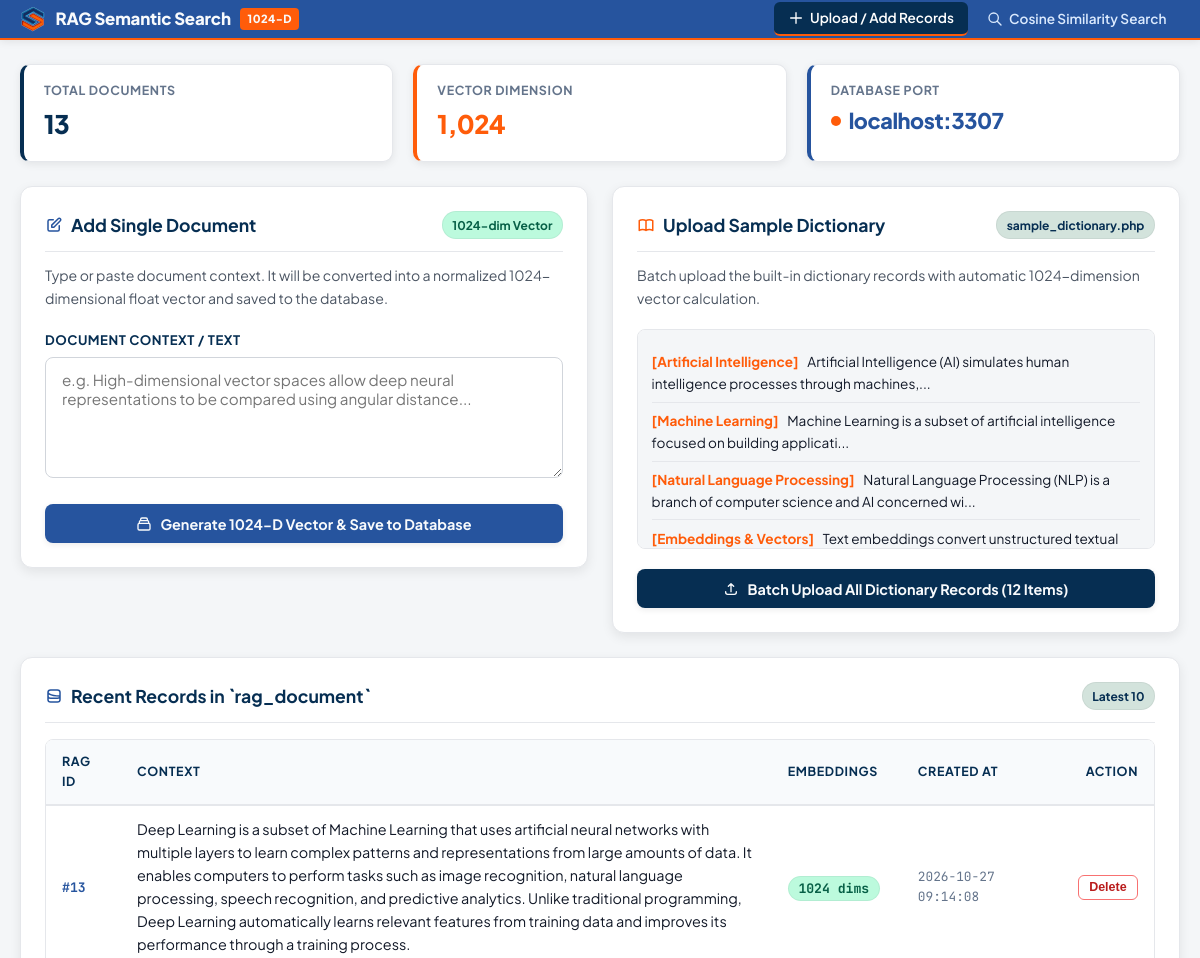
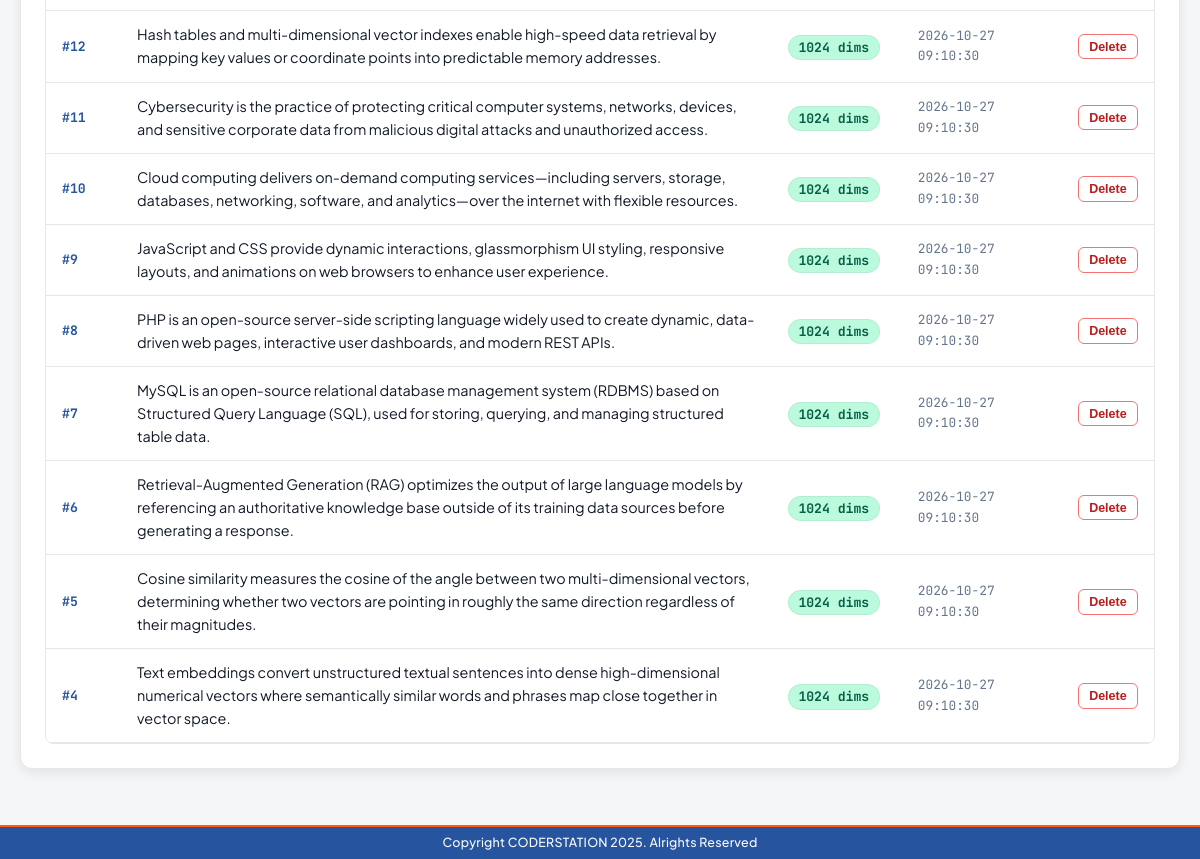
/upload.php, run on the app's committed database (2 pictures, top to bottom).
### tables this page shows
CREATE TABLE `rag_document`  (
  `rag_id` int(0) NOT NULL AUTO_INCREMENT,
  `context` text NOT NULL,
  `embeddings` longtext NOT NULL,
  `created_at` timestamp(0) NULL DEFAULT CURRENT_TIMESTAMP(0),
  PRIMARY KEY (`rag_id`) USING BTREE
);

### upload.php (the view, shortened to what this page needs)
<?php
$pdo = Database::getConnection();
$countStmt = $pdo->query("SELECT COUNT(*) AS total FROM rag_document");
$totalDocs = (int) $countStmt->fetch()['total'];
$listStmt = $pdo->query("SELECT rag_id, context, created_at FROM rag_document ORDER BY rag_id DESC LIMIT 10");
$recentDocs = $listStmt->fetchAll();
?>
<!DOCTYPE html>
<html lang="en">
<head>
</head>
<body>
<header>
    <div class="nav-container">
        <a href="index.php" class="brand">
            <img src="favicon.png" alt="Logo" class="brand-logo">
            <span>RAG Semantic Search</span>
            <span class="brand-tag">1024-D</span>
        </a>
        <nav class="nav-links">
            <a href="upload.php" class="nav-btn active">
                <svg width="16" height="16" fill="none" viewBox="0 0 24 24" stroke="currentColor"><path stroke-linecap="round" stroke-linejoin="round" stroke-width="2" d="M12 4v16m8-8H4"/></svg>
                Upload / Add Records
            </a>
            <a href="search.php" class="nav-btn">
                <svg width="16" height="16" fill="none" viewBox="0 0 24 24" stroke="currentColor"><path stroke-linecap="round" stroke-linejoin="round" stroke-width="2" d="M21 21l-6-6m2-5a7 7 0 11-14 0 7 7 0 0114 0z"/></svg>
                Cosine Similarity Search
            </a>
        </nav>
    </div>
</header>
<main class="main-container">
    <div class="stats-strip">
        <div class="stat-card">
            <div class="stat-lbl">Total Documents</div>
            <div class="stat-val"><?= number_format($totalDocs) ?></div>
        </div>
        <div class="stat-card">
            <div class="stat-lbl">Vector Dimension</div>
            <div class="stat-val" style="color:var(--secondary-color);">1,024</div>
        </div>
        <div class="stat-card">
            <div class="stat-lbl">Database Port</div>
            <div class="stat-val" style="color:var(--button-background); font-size:1.35rem; display:flex; align-items:center; gap:0.5rem;">
                <span style="display:inline-block;width:10px;height:10px;background:var(--secondary-color);border-radius:50%;"></span>
                localhost:3307
            </div>
        </div>
    </div>
    <div class="grid-layout">
        <div class="card">
            <div class="card-header">
                <div class="card-title">
                    <svg width="18" height="18" fill="none" viewBox="0 0 24 24" stroke="var(--button-background)"><path stroke-linecap="round" stroke-linejoin="round" stroke-width="2" d="M11 5H6a2 2 0 00-2 2v11a2 2 0 002 2h11a2 2 0 002-2v-5m-1.414-9.414a2 2 0 112.828 2.828L11.828 15H9v-2.828l8.586-8.586z"/></svg>
                    Add Single Document
                </div>
                <span class="badge-pill badge-active">1024-dim Vector</span>
            </div>
            <p class="card-desc">Type or paste document context. It will be converted into a normalized 1024-dimensional float vector and saved to the database.</p>
            <form action="upload.php" method="POST">
                <div class="form-group">
                    <label for="context">Document Context / Text</label>
                    <textarea id="context" name="context" rows="5" placeholder="e.g. High-dimensional vector spaces allow deep neural representations to be compared using angular distance..." required></textarea>
                </div>
                <button type="submit" class="btn btn-primary" style="width:100%;">
                    <svg width="16" height="16" fill="none" viewBox="0 0 24 24" stroke="currentColor"><path stroke-linecap="round" stroke-linejoin="round" stroke-width="2" d="M19 11H5m14 0a2 2 0 012 2v6a2 2 0 01-2 2H5a2 2 0 01-2-2v-6a2 2 0 012-2m14 0V9a2 2 0 00-2-2M5 11V9a2 2 0 012-2m0 0V5a2 2 0 012-2h6a2 2 0 012 2v2M7 7h10"/></svg>
                    Generate 1024-D Vector & Save to Database
                </button>
            </form>
        </div>
        <div class="card">
            <div class="card-header">
                <div class="card-title">
                    Upload Sample Dictionary
                </div>
                <span class="badge-pill">sample_dictionary.php</span>
            </div>
            <p class="card-desc">Batch upload the built-in dictionary records with automatic 1024-dimension vector calculation.</p>
            <?php $dict = require __DIR__ . '/sample_dictionary.php'; ?>
            <div class="dict-preview-box">
                <?php foreach (array_slice($dict, 0, 5) as $sample): ?>
                    <div class="dict-item">
                        <span class="dict-category">[<?= htmlspecialchars($sample['category']) ?>]</span>
                        <span><?= htmlspecialchars(mb_substr($sample['context'], 0, 85)) ?>...</span>
                    </div>
                <?php endforeach; ?>
            </div>
            <form action="upload.php" method="POST">
                <button type="submit" class="btn btn-secondary" style="width:100%;">
                    <svg width="16" height="16" fill="none" viewBox="0 0 24 24" stroke="currentColor"><path stroke-linecap="round" stroke-linejoin="round" stroke-width="2" d="M4 16v1a3 3 0 003 3h10a3 3 0 003-3v-1m-4-8l-4-4m0 0L8 8m4-4v12"/></svg>
                    Batch Upload All Dictionary Records (<?= count($dict) ?> Items)
                </button>
            </form>
        </div>
    </div>
    <div class="card" style="margin-top: 1.5rem;">
        <div class="card-header">
            <div class="card-title">
                <svg width="18" height="18" fill="none" viewBox="0 0 24 24" stroke="var(--button-background)"><path stroke-linecap="round" stroke-linejoin="round" stroke-width="2" d="M4 7v10c0 2 1.5 3 3.5 3h9c2 0 3.5-1 3.5-3V7M4 7c0-2 1.5-3 3.5-3h9c2 0 3.5 1 3.5 3M4 7s0 5 16 5M4 12c0 2 1.5 3 3.5 3h9c2 0 3.5-1 3.5-3"/></svg>
                Recent Records in `rag_document`
            </div>
            <span class="badge-pill">Latest 10</span>
        </div>
        <?php if (empty($recentDocs)): ?>
            <p style="color:#64748b; text-align:center; padding:2rem 0;">No records found in database yet. Use the upload forms above to add entries.</p>
        <?php else: ?>
            <div class="table-responsive">
                <table>
                    <thead>
                        <tr>
                            <th style="width:75px;">RAG ID</th>
                            <th>Context</th>
                            <th style="width:130px;">Embeddings</th>
                            <th style="width:160px;">Created At</th>
                            <th style="width:85px; text-align:right;">Action</th>
                        </tr>
                    </thead>
                    <tbody>
                        <?php foreach ($recentDocs as $row): ?>
                            <tr>
                                <td class="mono" style="color:var(--button-background); font-weight:700;">#<?= $row['rag_id'] ?></td>
                                <td><?= htmlspecialchars($row['context']) ?></td>
                                <td>
                                    <span class="badge-pill badge-active mono">1024 dims</span>
                                </td>
                                <td class="mono" style="font-size:0.8rem; color:#64748b;"><?= $row['created_at'] ?></td>
                                <td style="text-align:right;">
                                    <form action="upload.php" method="POST" onsubmit="return confirm('Delete document #<?= $row['rag_id'] ?>?');">
                                        <button type="submit" class="btn-danger-outline">Delete</button>
                                    </form>
                                </td>
                            </tr>
                        <?php endforeach; ?>
                    </tbody>
                </table>
            </div>
        <?php endif; ?>
    </div>
</main>
<footer>
    Copyright CODERSTATION 2025. Alrights Reserved
</footer>
</body>
</html>

### data on the page
rag_document: rag_id "13", context "Deep Learning is a subset of Machine Learning that uses artificial neural networks with multiple layers to learn complex patterns and representations from large amounts of data. It enables computers to perform tasks such as image recognition, natural language processing, speech recognition, and predictive analytics. Unlike traditional programming, Deep Learning automatically learns relevant features from training data and improves its performance through a training process.", created_at "2026-10-27 09:14:08"
rag_document: rag_id "12", context "Hash tables and multi-dimensional vector indexes enable high-speed data retrieval by mapping key values or coordinate points into predictable memory addresses.", created_at "2026-10-27 09:10:30"
rag_document: rag_id "11", context "Cybersecurity is the practice of protecting critical computer systems, networks, devices, and sensitive corporate data from malicious digital attacks and unauthorized access.", created_at "2026-10-27 09:10:30"
rag_document: rag_id "10", context "Cloud computing delivers on-demand computing services—including servers, storage, databases, networking, software, and analytics—over the internet with flexible resources.", created_at "2026-10-27 09:10:30"
rag_document: rag_id "9", context "JavaScript and CSS provide dynamic interactions, glassmorphism UI styling, responsive layouts, and animations on web browsers to enhance user experience.", created_at "2026-10-27 09:10:30"
rag_document: rag_id "8", context "PHP is an open-source server-side scripting language widely used to create dynamic, data-driven web pages, interactive user dashboards, and modern REST APIs.", created_at "2026-10-27 09:10:30"
rag_document: rag_id "7", context "MySQL is an open-source relational database management system (RDBMS) based on Structured Query Language (SQL), used for storing, querying, and managing structured table data.", created_at "2026-10-27 09:10:30"
rag_document: rag_id "6", context "Retrieval-Augmented Generation (RAG) optimizes the output of large language models by referencing an authoritative knowledge base outside of its training data sources before generating a response.", created_at "2026-10-27 09:10:30"
rag_document: rag_id "5", context "Cosine similarity measures the cosine of the angle between two multi-dimensional vectors, determining whether two vectors are pointing in roughly the same direction regardless of their magnitudes.", created_at "2026-10-27 09:10:30"
rag_document: rag_id "4", context "Text embeddings convert unstructured textual sentences into dense high-dimensional numerical vectors where semantically similar words and phrases map close together in vector space.", created_at "2026-10-27 09:10:30"

### other printed values
$totalDocs "13"
$sample['category'] "Artificial Intelligence"
mb_substr($sample['context'], 0, 85) "Artificial Intelligence (AI) simulates human intelligence processes through machines,"
$sample['category'] "Machine Learning"
mb_substr($sample['context'], 0, 85) "Machine Learning is a subset of artificial intelligence focused on building applicati"
$sample['category'] "Natural Language Processing"
mb_substr($sample['context'], 0, 85) "Natural Language Processing (NLP) is a branch of computer science and AI concerned wi"
$sample['category'] "Embeddings & Vectors"
mb_substr($sample['context'], 0, 85) "Text embeddings convert unstructured textual…"
count($dict) "12"
